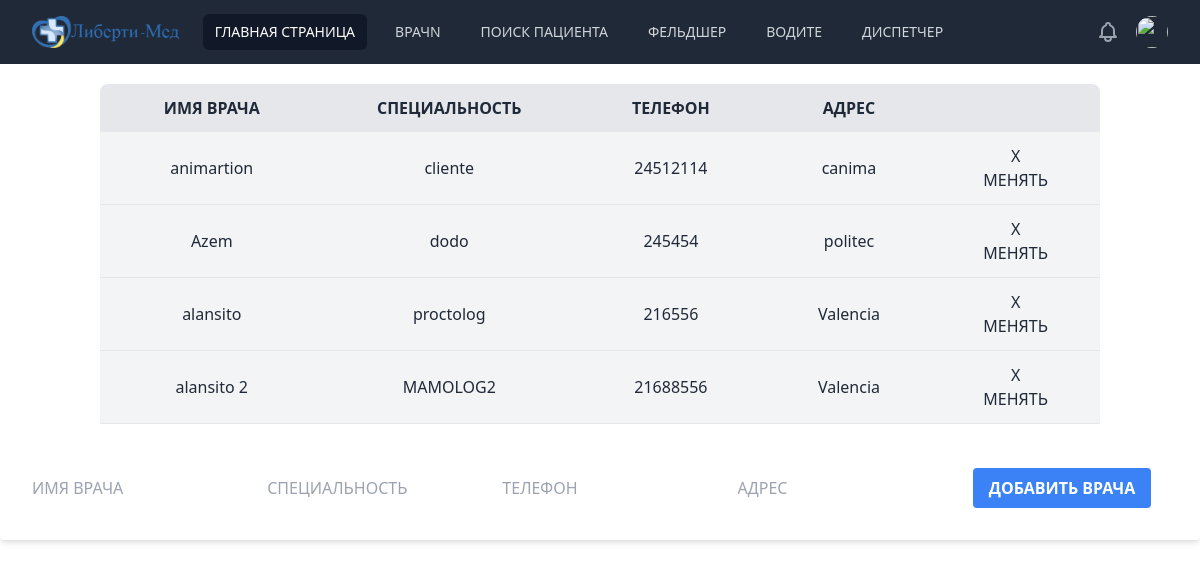
The app's page /doctors (signed in), older data.
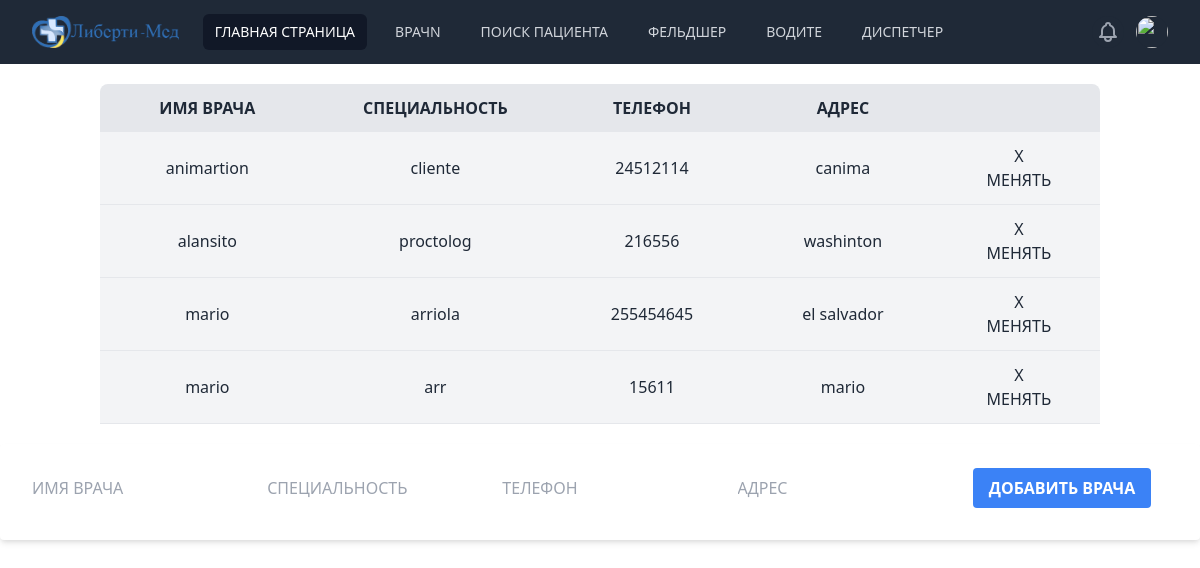
The same page, newer data.
### tables this page shows
CREATE TABLE doctors (id INTEGER PRIMARY KEY AUTOINCREMENT, name TEXT NOT NULL ,especiality TEXT NOT NULL , phone TEXT NOT NULL, adress TEXT NOT NULL);

### aplication.py (the view, shortened to what this page needs)
@app.route("/doctors", methods=["GET", "POST", "DELETE"])
@login_require
def doctors():
    if request.method == "GET":
        with sqlite3.connect("cmslibmed.db") as conn:
            cur = conn.cursor()
            doctors = cur.execute("SELECT * FROM doctors")
            all_doctors = doctors.fetchall()
            return render_template("doctos.html", doctors=all_doctors)

### aplication.py (called while the page is built)
@app.teardown_appcontext
def close_connection(exception):
    db = getattr(g, "_database", None)
    if db is not None:
        db.close()

### helpers.py (called while the page is built)
def login_require(f):
    @wraps(f)
    def decorated_function(*args, **kwargs):
        if session.get('user_id') is None:
            return redirect(url_for('login' ,next=request.url))
        return f(*args, **kwargs)
    return decorated_function

### templates/doctos.html (shortened to what this page needs)
{% extends "layout.html"%}
    {% block main %}
        <table  class="rounded-t-lg m-5 w-5/6 mx-auto bg-gray-200 text-gray-800">
            <tr class="left boder-b-2 border-gray-300">
                <th class="px-4 py-3" >ИМЯ ВРАЧА</th>
                <th class="px-4 py-3">СПЕЦИАЛЬНОСТЬ</th>
                <th class="px-4 py-3">ТЕЛЕФОН</th>
                <th class="px-4 py-3">АДРЕС</td>
            </tr>
            {% for doctor in doctors%}
            <tr class="bg-gray-100 border-b border-gray-200">
                <td class="px-4 py-3" id="name\\{{doctor[0]}}">{{doctor[1]}}</td>
                <td class="px-4 py-3" id="especialitye\\{{doctor[0]}}">{{doctor[2]}}</td>
                <td class="px-4 py-3" id="phone\\{{doctor[0]}}">{{doctor[3]}}</td>
                <td class="px-4 py-3" id="address\\{{doctor[0]}}">{{doctor[4]}}</td>
                <td class="px-4 py-3"><form action="/doctorsdelete" method="post">
                        <button type="submit">X</button>
                    </form>
                    <button id="modify" onclick="modify({{ doctor[0] }})">МЕНЯТЬ<button>
            </tr>
            {%endfor%}
        </table>
<div class="w-full ">
        <form action="/doctors" method="post" class="bg-white shadow-md rounded px-8 pt-6 pb-8 mb-4">
            <input type="text" name="name" id="name-form" placeholder="ИМЯ ВРАЧА">
            <input type="text" name="especiality"id="especiality-form" placeholder="СПЕЦИАЛЬНОСТЬ">
            <input type="text" name="phone" id="phone-form" placeholder="ТЕЛЕФОН">
            <input type="text" name="address" id="address-form" placeholder="АДРЕС">
            <button type="submit"id="btn" class="bg-blue-500 hover:bg-blue-700 text-white font-bold py-2 px-4 rounded focus:outline-none focus:shadow-outline"> ДОБАВИТЬ ВРАЧА</button>
        </form>
</div>
      {% endblock %}

### templates/layout.html (shortened to what this page needs)
<!DOCTYPE html>
<html lang="ru">
    <head>
        <link href="https://unpkg.com/tailwindcss@^2/dist/tailwind.min.css" rel="stylesheet">
        <link href="/static/main.css" rel="stylesheet">
    </head>
    <body class="flex flex-col">
<nav class="bg-gray-800">
  <div class="max-w-7xl mx-auto px-2 sm:px-6 lg:px-8">
    <div class="relative flex items-center justify-between h-16">
      <div class="flex-1 flex items-center justify-center sm:items-stretch sm:justify-start">
        <div class="flex-shrink-0 flex items-center">
          <img class="hidden lg:block h-8 w-auto" src="/static/img/logo.png" alt="LIBERTY MED">
        </div>
        <div class="hidden sm:block sm:ml-6">
          <div class="flex space-x-4">
          {%if session.user_id %}
            <a href="/" class="bg-gray-900 text-white px-3 py-2 rounded-md text-sm font-medium" aria-current="page">ГЛАВНАЯ СТРАНИЦА</a>
            <a href="/doctors" class="text-gray-300 hover:bg-gray-700 hover:text-white px-3 py-2 rounded-md text-sm font-medium">ВРАЧN</a>
            <a href="/clients" class="text-gray-300 hover:bg-gray-700 hover:text-white px-3 py-2 rounded-md text-sm font-medium">ПОИСК ПАЦИЕНТА</a>
            <a href="/paramedics" class="text-gray-300 hover:bg-gray-700 hover:text-white px-3 py-2 rounded-md text-sm font-medium">ФЕЛЬДШЕР</a>
            <a href="/drivers" class="text-gray-300 hover:bg-grey-700 hover:text-white px-3 py-2 rounded-md text-sm font-medium">ВОДИТЕ</a>
            <a href="/dispachers" class="text-gray-300 hover:bg-grey-700 hover:text-white px-3 py-2 rounded-md text-sm font-medium">ДИСПЕТЧЕР</a>
            {% endif %}
          </div>
        </div>
      </div>
      <div class="absolute inset-y-0 right-0 flex items-center pr-2 sm:static sm:inset-auto sm:ml-6 sm:pr-0">
        <button class="bg-gray-800 p-1 rounded-full text-gray-400 hover:text-white focus:outline-none focus:ring-2 focus:ring-offset-2 focus:ring-offset-gray-800 focus:ring-white">
        </button>
        <div class="ml-3 relative">
          <div>
            <button type="button" class="bg-gray-800 flex text-sm rounded-full focus:outline-none focus:ring-2 focus:ring-offset-2 focus:ring-offset-gray-800 focus:ring-white" id="user-menu-button" aria-expanded="false" aria-haspopup="true">
              <img class="h-8 w-8 rounded-full" src="https://images.unsplash.com/photo-1472099645785-5658abf4ff4e?ixlib=rb-1.2.1&ixid=eyJhcHBfaWQiOjEyMDd9&auto=format&fit=facearea&facepad=2&w=256&h=256&q=80" alt="">
            </button>
          </div>
</nav>
{% block main %}
{% endblock %}
    </body>
</html>

### static/main.css (style rules this page uses)
body { background-color:red !importan; }
.py-3 { max-width: 9em; }
.border-b { text-align: center; }

Row changes from the older to the newer data that the page shows:
removed doctors: name "Azem", especiality "dodo", phone "245454", adress "politec"
removed doctors: name "alansito 2", especiality "MAMOLOG2", phone "21688556", adress "Valencia"
changed doctors "alansito": adress "Valencia" → "washinton"
added doctors: name "mario", especiality "arriola", phone "255454645", adress "el salvador"
added doctors: name "mario", especiality "arr", phone "15611", adress "mario"
